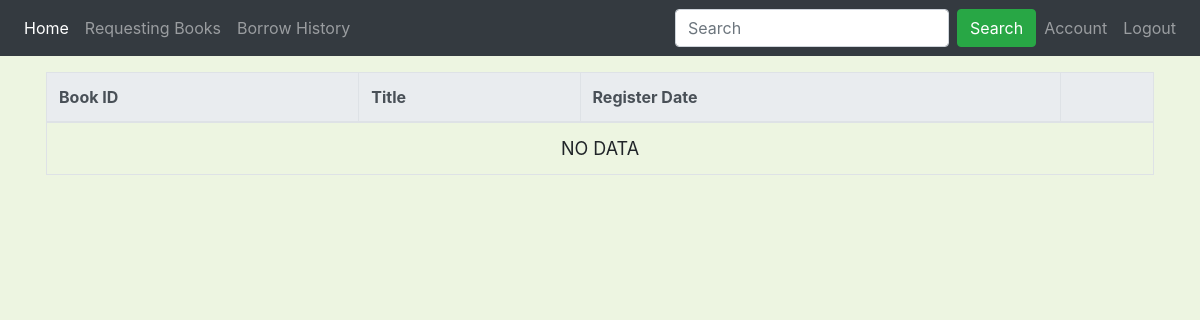
Page /borrow (signed in) on the earlier database version.
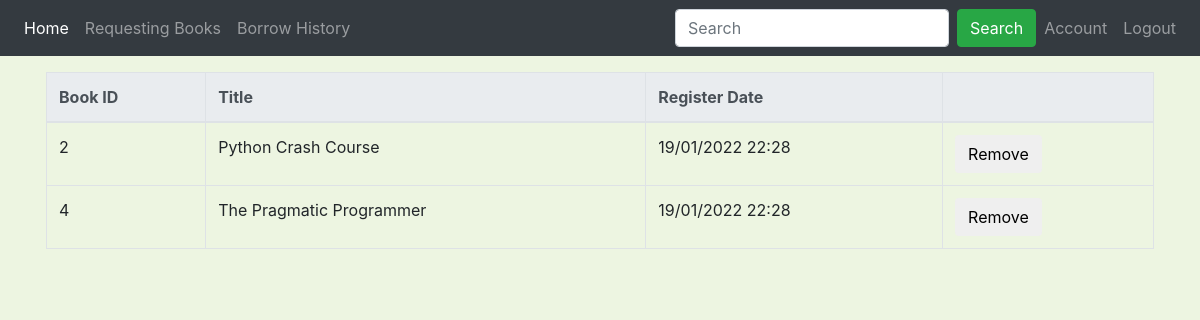
Same page on the later database version.
### library/models.py (models this page shows, shortened)
class Book(db.Model):
    __tablename__ = 'book'
    id = db.Column(db.Integer, primary_key=True)
    title = db.Column(db.String(100), nullable=False)
    current_quantity = db.Column(db.Integer, nullable=False, default=1)
    max_quantity = db.Column(db.Integer, nullable=False, default=1)
    category = db.Column(db.String(100), nullable=False)
    image = db.Column(db.String(100), nullable=False, default='placeholder.jpg')
    description = db.Column(db.String(500))
    authors = db.relationship('Author', secondary=book_author, backref='books', lazy=True)
    borrow = db.relationship('BorrowHistory', backref='borrowed_books', lazy=True)

### library/routes.py (the view, shortened to what this page needs)
@app.route("/borrow", methods=["GET", "POST"])
@role_required("user")
def borrow():
    user = current_user
    borrow_entries = BorrowHistory.query.filter_by(user_id=user.id).all()
    table = []
    for entry in borrow_entries:
        if entry.status == "requesting":
            book_id = entry.book_id
            book = Book.query.get(book_id)
            register_date_str = entry.register_date.strftime("%d/%m/%Y %H:%M")
            table.append((book_id, book.title, register_date_str))
    return render_template("borrow.html", table=table, title="Borrow")

### library/utils.py (called while the page is built)
def role_required(role):
    def wrapper(fn):
        @wraps(fn)
        def decorated_view(*args, **kwargs):
            if not current_user.is_authenticated:
               return login_manager.unauthorized()
            if session['account_type'] != role:
                return login_manager.unauthorized()
            return fn(*args, **kwargs)
        return decorated_view
    return wrapper

@login_manager.user_loader
def load_user(user_id):
    if session.get('account_type') == 'user':
        return User.query.get(int(user_id))
    elif session.get('account_type') == 'librarian':
        return Librarian.query.get(int(user_id))

### library/templates/borrow.html (shortened to what this page needs)
{% extends "layout.html" %}
{% block content %}
<div class="container">
    <table class="table table-bordered">
        <thead class="thead-light">
            <tr>
                <th>Book ID</th>
                <th>Title</th>
                <th>Register Date</th>
                <th></th>
            </tr>
        </thead>
        <tbody>
            {% if table|length == 0 %}
            <tr><td colspan="4" style="text-align: center;font-size: large;">NO DATA</td></tr>
            {% endif %}
            {% for entry in table %}
            <tr>
                <form action="" method="POST">
                    <td>{{ entry[0] }}</td>
                    <td>{{ entry[1].title() }}</td>
                    <td>{{ entry[2] }}</td>
                    <td>
                        <button type="submit" class="btn">Remove</button>
                    </td>
                </form>
            </tr>
            {% endfor %}
        </tbody>
    </table>
</div>
{% endblock %}

Differences in the rows shown:
now on this page (row edited): Book: id "2", title "Python Crash Course", entry "19/01/2022 22:28"
now on this page (row edited): Book: id "4", title "The Pragmatic Programmer", entry "19/01/2022 22:28"
Other differences:
text no longer shown: "NO DATA"
